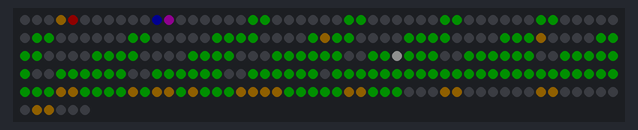
A program run on a simulated BBC micro:bit (MakeCode). On the bench: 256 RGB LEDs in strip order, left to right, continuing on the next row. Dim RGB values are drawn brighter than linear.

Above: at 0.2 s.

The program:

main.ts
```typescript
function blink (位置: number, 色リスト: any[], 間隔: number) {
    for (let 色 of 色リスト) {
        strip.setPixelColor(位置, 色)
        strip.show()
        basic.pause(間隔)
    }
}
let 色セット: number[] = []
let strip: neopixel.Strip = null
let 葉の色 = neopixel.rgb(0, 255, 0)
let 幹の色 = neopixel.colors(NeoPixelColors.Orange)
let 空の色 = neopixel.rgb(0, 0, 0)
strip = neopixel.create(DigitalPin.P1, 256, NeoPixelMode.RGB)
strip.setBrightness(16)
tree.firTree(幹の色, 葉の色, 空の色)
basic.forever(function () {
    色セット = [
    neopixel.colors(NeoPixelColors.Red),
    neopixel.colors(NeoPixelColors.Orange),
    neopixel.colors(NeoPixelColors.Yellow),
    neopixel.colors(NeoPixelColors.Green),
    neopixel.colors(NeoPixelColors.Blue),
    neopixel.colors(NeoPixelColors.Indigo),
    neopixel.colors(NeoPixelColors.Violet),
    neopixel.colors(NeoPixelColors.Black),
    葉の色
    ]
    blink(75, 色セット, 100)
})
basic.forever(function () {
    色セット = [neopixel.colors(NeoPixelColors.Orange), 空の色]
    blink(3, 色セット, 1000)
})
basic.forever(function () {
    色セット = [neopixel.colors(NeoPixelColors.Red), 空の色]
    blink(4, 色セット, 1000)
})
basic.forever(function () {
    色セット = [neopixel.colors(NeoPixelColors.Purple), 空の色]
    blink(12, 色セット, 1000)
})
basic.forever(function () {
    色セット = [neopixel.colors(NeoPixelColors.Blue), 空の色]
    blink(11, 色セット, 1000)
})
basic.forever(function () {
    色セット = [neopixel.colors(NeoPixelColors.White), 葉の色]
    blink(131, 色セット, 200)
})
basic.forever(function () {
    色セット = [neopixel.colors(NeoPixelColors.Orange), 葉の色]
    blink(93, 色セット, 312)
})
```

tree.ts
```typescript
namespace tree{
    /**
     * もみの木を表示する
     */
    //% blockID="もみの木" block="もみの木 木の色:%stem 葉の色:%leef 空の色:%sky"
    export function firTree(stem:number,leef:number,sky:number){
        strip.showColor(leef);
        let 幹 = [203,204,209,211,212,214,218,219,220,221,227,228,235,236,243,244,251,252];
        for (let neo of 幹) {
            strip.setPixelColor(neo, stem);
        }
        let 空 = [232,233,234,237,238,239,240,241,242,245,246,247,248,249,250,253,254,255];
        for (let neo of 空) {
            strip.setPixelColor(neo, sky);
        }
        空 = [0,1,2,3,4,5,6,7];
        for (let neo of 空) {
            strip.setPixelColor(neo, sky);
        }
        空 = [0,1,2,5,6,7];
        for (let neo of 空) {
            strip.setPixelColor(neo + 8, sky);
            strip.setPixelColor(neo + 16, sky);
            strip.setPixelColor(neo + 24, sky);
            strip.setPixelColor(neo + 32, sky);
            strip.setPixelColor(neo + 40, sky);
            strip.setPixelColor(neo + 48, sky);
            strip.setPixelColor(neo + 56, sky);
        }
        空 = [0,1,6,7];
        for (let neo of 空) {
            strip.setPixelColor(neo + 64, sky);
            strip.setPixelColor(neo + 72, sky);
            strip.setPixelColor(neo + 80, sky);
            strip.setPixelColor(neo + 88, sky);
            strip.setPixelColor(neo + 96, sky);
            strip.setPixelColor(neo + 104, sky);
            strip.setPixelColor(neo + 112, sky);
        }
        空 = [0, 7]
        for (let neo of 空) {
            strip.setPixelColor(neo + 120, sky);
            strip.setPixelColor(neo + 128, sky);
            strip.setPixelColor(neo + 136, sky);
            strip.setPixelColor(neo + 144, sky);
            strip.setPixelColor(neo + 152, sky);
            strip.setPixelColor(neo + 160, sky);
            strip.setPixelColor(neo + 168, sky);
        }
        strip.show()

    }
}
```

test.ts
```typescript
// テストはここに来ます。このパッケージが拡張機能として使用されるときにはコンパイルされません。
```
